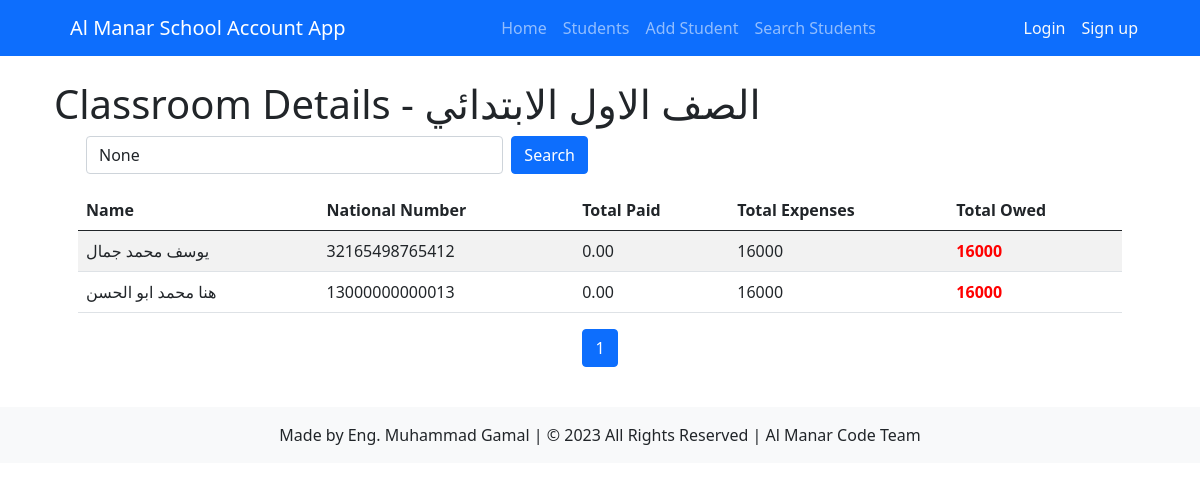
Page /students/classroom/6/ on the earlier database version.
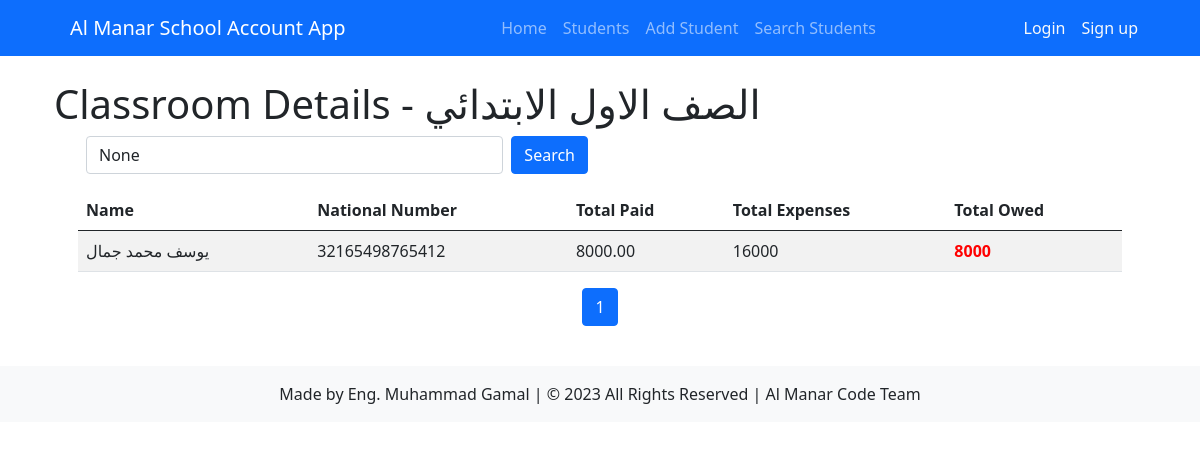
Same page on the later database version.
### students/models.py (models this page shows, shortened)
class Student(models.Model):
    GENDER_CHOICES = (
        ('', '---------'),
        ('M', 'Male'),
        ('F', 'Female'),
    )
    name = models.CharField(max_length=50)
    national_number = models.IntegerField(unique=True)
    age = models.IntegerField()
    gender = models.CharField(max_length=1, choices=GENDER_CHOICES)
    date_of_birth = models.DateField()
    academic_year = models.ForeignKey(AcademicYear, on_delete=models.CASCADE, default=timezone.now)
    classroom = models.ManyToManyField(Classroom)
    classroom_name = models.ForeignKey(Classroom, on_delete=models.SET_NULL, null=True, related_name='students_by_name')
    total_payments = models.DecimalField(max_digits=8, decimal_places=2, default=0)
    total_owed = models.DecimalField(max_digits=8, decimal_places=2, default=0)

### students/views.py (the view)
# urls.py: path('classroom/<int:classroom_id>/', views.classroom_details, name='classroom_details'),
def classroom_details(request, classroom_id):
    classroom = Classroom.objects.get(id=classroom_id)
    expenses = Expense.objects.filter(classroom=classroom)
    total_expenses = expenses.aggregate(total_expenses=Sum('amount'))['total_expenses'] or 0
    total_paid = Tuition.objects.filter(student__classroom=classroom, paid=True).aggregate(total=Sum('amount_tuition'))['total'] or 0
    total_owed = total_expenses - total_paid
    search_query = request.GET.get('search')
    if search_query:
        students = classroom.student_set.filter(Q(name__icontains=search_query) | Q(national_number__icontains=search_query))
    else:
        students = classroom.student_set.all()
    paginator = Paginator(students, 10)
    page_number = request.GET.get('page')
    page_obj = paginator.get_page(page_number)
    context = {
        'classroom': classroom,
        'page_obj': page_obj,
        'search_query': search_query,
        'total_expenses': total_expenses,
        'total_owed': total_owed,
        'total_paid': total_paid,
    }
    return render(request, 'students/classroom_details.html', context)

### students/templates/students/classroom_details.html (shortened to what this page needs)
{% extends 'students/base.html' %}
{% block content %}
  <h1>Classroom Details - {{ classroom.name }}</h1>
  <div class="container">
    <div class="row mb-3">
      <div class="col-md-6">
        <form method="GET" action="{% url 'students:classroom_details' classroom.id %}" class="d-flex">
          <input type="text" name="search" class="form-control me-2" placeholder="Search students" value="{{ search_query }}">
          <button type="submit" class="btn btn-primary">Search</button>
        </form>
      </div>
    </div>
    <table class="table table-striped">
      <thead>
        <tr>
          <th>Name</th>
          <th>National Number</th>
          <th>Total Paid</th>
          <th>Total Expenses</th>
          <th>Total Owed</th>
        </tr>
      </thead>
      <tbody>
        {% for student in page_obj %}
          <tr>
            <td>{{ student.name }}</td>
            <td>{{ student.national_number }}</td>
            <td>{{ student.total_payments }}</td>
            <td>{{ total_expenses }}</td>
            <td>
              <strong style="color: {% if total_owed > 0 %}red{% elif total_owed < 0 %}green{% else %}green{% endif %}">
                {% if total_owed > 0 %}
                  {{ total_owed }}
                {% elif total_owed < 0 %}
                  Paid over
                  {{ total_owed }}
                {% else %}
                  0
                {% endif %}
              </strong>
            </td>
          </tr>
        {% empty %}
          <tr>
            <td colspan="5">No students found.</td>
          </tr>
        {% endfor %}
      </tbody>
    </table>
    <nav aria-label="Page navigation">
      <ul class="pagination justify-content-center">
        <li class="page-item active" aria-current="page">
          <span class="page-link">{{ page_obj.number }}</span>
        </li>
      </ul>
    </nav>
  </div>
{% endblock %}

Differences in the rows shown:
no longer on this page (row edited): Student: name "هنا محمد ابو الحسن", national_number "13000000000013", total_payments "0.00", total_expenses "16000", total_owed "16000"
changed Student "يوسف محمد جمال": total_payments "0.00" → "8000.00"; total_payments "16000" → "8000"
